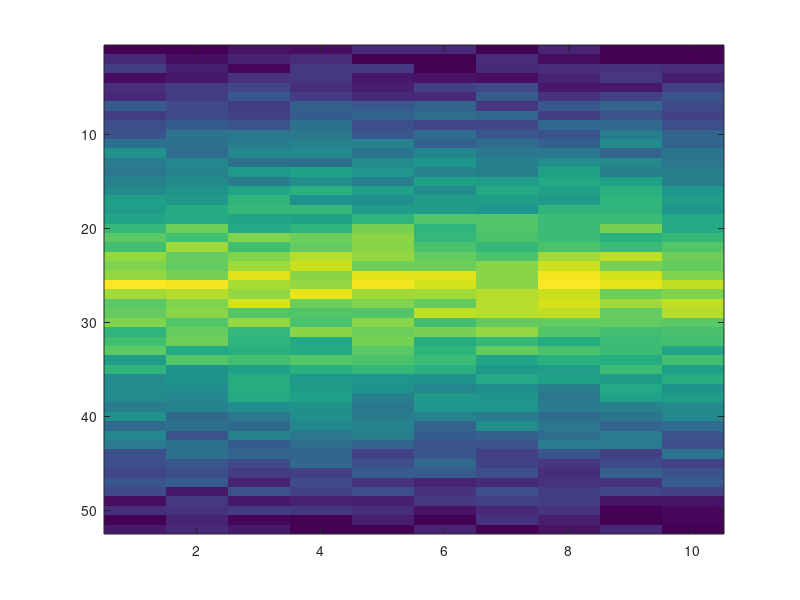

Write MATLAB code to recreate this figure.
% NASA Space Challenge
% April 19, 2013
% Toronto, ROM
% Hamid Tizhoosh
clc
clear all

% generate fake data
n = 1000;   % number of data samples
MyData = [];

RegionType = 1;

if RegionType==1
    MinIrradiance = 10;
    MaxIrradiance = 350;
else 
     MinIrradiance = 50;
    MaxIrradiance = 740;
end
% generate data
for j=1:10
    for i=1:52
        midYear = trimf(i,[1 26 52]);
        SunData(i,j) = floor(MinIrradiance+(MaxIrradiance-MinIrradiance)*midYear);
        if rand<0.5
            delta = -1*(0.01+0.1*rand)*MaxIrradiance;
        else
            delta = (0.01+0.1*rand)*MaxIrradiance;
        end
        SunData(i,j) = max(0,floor(SunData(i,j) + delta));
    end
end

  imagesc(SunData)